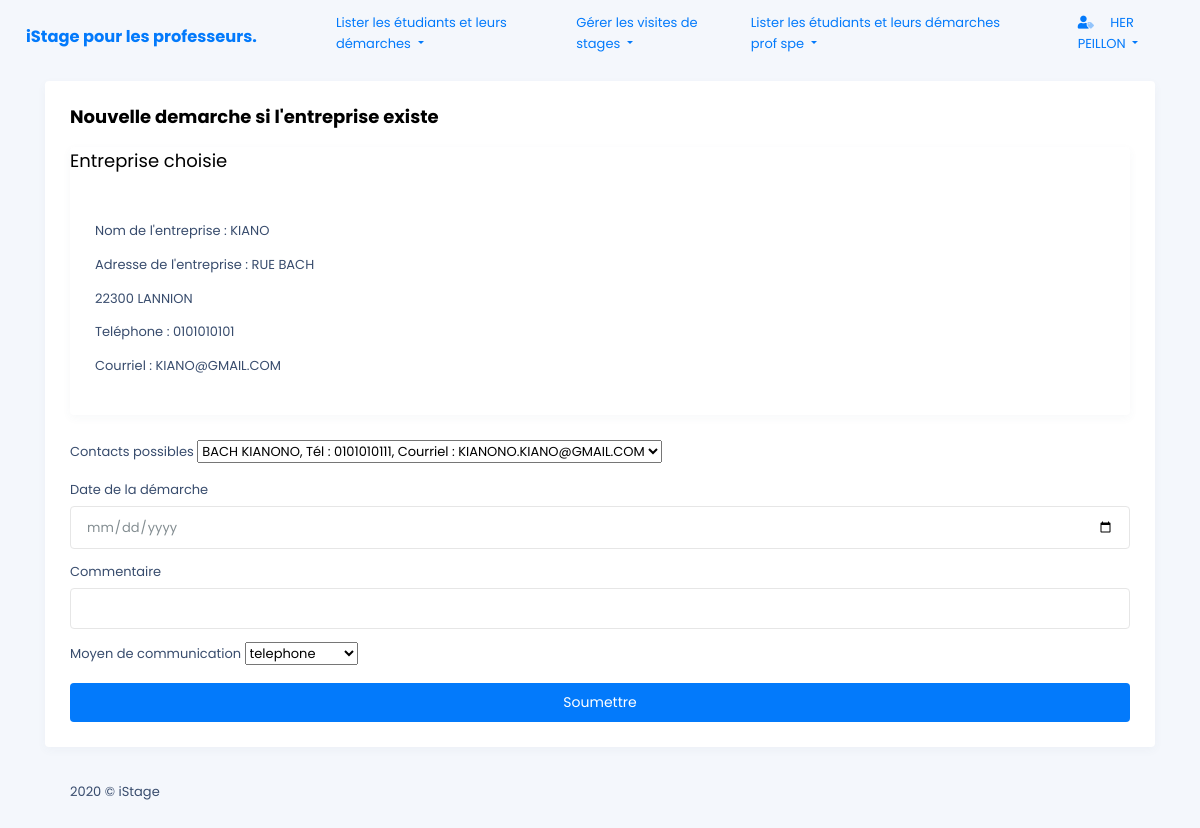
The app's page /front_end/creer_demarche.php?id=1 (signed in) with its own data.
### tables this page shows
CREATE TABLE IF NOT EXISTS ENTREPRISE
 (
   ID_ENTREPRISE SMALLINT AUTO_INCREMENT ,
   NOM_ENTREPRISE CHAR(32) NOT NULL  ,
   ADRESSE_ENTREPRISE CHAR(255) NOT NULL  ,
   CP_ENTREPRISE CHAR(5) NOT NULL  ,
   VILLE_ENTREPRISE CHAR(32) NOT NULL  ,
   TEL_ENTREPRISE CHAR(10) NOT NULL  ,
   EMAIL_ENTREPRISE CHAR(32) NOT NULL  ,
   REFUS_ANNEESIO1 BOOLEAN NOT NULL  ,
   REFUS_ANNEE_SIO2 BOOLEAN NOT NULL  
   , PRIMARY KEY (ID_ENTREPRISE) 
 );

### back_end/recherche_entreprise.php (called while the page is built)
<?php
$id= $_GET['id'];
$stmt = $db->prepare(
    "SELECT  NOM_ENTREPRISE,ADRESSE_ENTREPRISE, CP_ENTREPRISE,
       VILLE_ENTREPRISE,TEL_ENTREPRISE,EMAIL_ENTREPRISE,REFUS_ANNEESIO1
       FROM entreprise
       WHERE ENTREPRISE.ID_ENTREPRISE=:id;"
);
$stmt->bindValue(':id', $id, PDO::PARAM_INT);
$stmt->execute();
$entreprise = $stmt->fetch(PDO::FETCH_BOTH);
$stmt = $db->prepare(
    "SELECT  ID_SALARIE,NOM_SALARIE,PRENOM_SALARIE,TEL_SALARIE,EMAIL_SALARIE
      FROM salarie INNER JOIN entreprise
          ON SALARIE.ID_ENTREPRISE=ENTREPRISE.ID_ENTREPRISE
      WHERE ENTREPRISE.ID_ENTREPRISE=:id;"
);
$stmt->bindValue(':id', $id, PDO::PARAM_INT);
$stmt->execute();
$contacts = $stmt->fetchAll(PDO::FETCH_BOTH);
$stmt = $db->prepare("SELECT  ID_MOYEN,LIBELLE_MOYEN  FROM moyencom;");
$stmt->execute();
$moyens = $stmt->fetchAll(PDO::FETCH_BOTH);
?>

### front_end/creer_demarche.php (the view, shortened to what this page needs)
<!DOCTYPE html>
<html lang="en">
<?php
    include_once '../includes/header.php';
    include_once '../back_end/recherche_entreprise.php';
?>
<body>
<?php
    include_once '../includes/barnav.php';
?>
    <div class="lime-container">
        <div class="lime-body">
            <div class="container">
                <div class="row">
                    <div class="col-md-12">
                        <div class="card">
                            <div class="card-body">
                                <h5 class="card-title">Nouvelle demarche si l'entreprise existe</h5>
                                <div class="card">
                                  <p class="card-title">Entreprise choisie</p>
                                    <div class="card-body">
                                    <p class="card-text">Nom de l'entreprise : <?php echo $entreprise['NOM_ENTREPRISE'];?></p>
                                    <p class="card-text">Adresse de l'entreprise : <?php echo $entreprise['ADRESSE_ENTREPRISE'];?></p>
                                    <p class="card-text"><?php echo $entreprise['CP_ENTREPRISE'].' '.$entreprise['VILLE_ENTREPRISE'];?></p>
                                    <p class="card-text">Teléphone : <?php echo $entreprise['TEL_ENTREPRISE'];?></p>
                                    <p class="card-text"> Courriel : <?php echo $entreprise['EMAIL_ENTREPRISE'];?></p>
                                    </div>
                                </div>
                                <form method="POST" id="creer_demarche" name="creer_demarche" class="mt-4">
                                    <div class="form-group">
                                        <label for="contact">Contacts possibles  </label>
                                        <select   name="id_contact" id="id_contact"  required  >
                                        <?php foreach ($contacts as $contact) { ?>
                                             <option value="<?php echo $contact['ID_SALARIE']?>"><?php echo $contact['PRENOM_SALARIE'].' '.$contact['NOM_SALARIE'].', Tél :  '.$contact['TEL_SALARIE'].', Courriel :  '.$contact['EMAIL_SALARIE'] ?></option>
                                           <?php } ?>
                                        </select>
                                    </div>
                                    <div class="form-group">
                                        <label for="date">Date de la démarche</label>
                                        <input type="date" class="form-control " id="date_dem"  name="date_dem"  required >
                                    </div>
                                    <div class="form-group">
                                        <label for="comment">Commentaire </label>
                                        <input type="text" class="form-control " id="comment"  name="comment"  required>
                                    </div>
                                    <div class="form-group">
                                        <label for="moyen">Moyen de communication</label>
                                        <select   name="id_moyen" id="moyen_com" required>
                                           <?php foreach ($moyens as $moyen) { ?>
                                             <option value="<?php echo $moyen['ID_MOYEN']?>"><?php echo $moyen['LIBELLE_MOYEN']?></option>
                                           <?php } ?>
                                        </select>
                                    </div>
                                    <div class="mt-3">
                                        <button type="submit" name="creer_demarche" id="creer_demarche"
                                            class="btn btn-block btn-primary btn-lg">Soumettre</button>
                                    </div>
                                </form>
                            </div>
                        </div>
                    </div>
                </div>
            </div>
        </div>
        <div class="lime-footer">
            <div class="container">
                <div class="row">
                    <div class="col-md-12">
                        <span class="footer-text">2020 © iStage</span>
                    </div>
                </div>
            </div>
        </div>
    </div>
</body>
</html>

### assets/css/custom.css (style rules this page uses)
body { font-size: 1rem; font-family: Roboto, sans-serif; font-weight: initial; line-height: normal; -webkit-font-smoothing: antialiased }
.h1, .h2, .h3, .h4, .h5, .h6, h1, h2, h3, h4, h5, h6 { font-weight: 700 }
label { line-height: 1.3rem }
.h5, h5 { font-size: 1rem }
body, html { overflow-x: hidden; padding-right: 0 !important }
* { box-sizing: border-box }

### records on screen
entreprise: NOM_ENTREPRISE "KIANO", ADRESSE_ENTREPRISE "RUE BACH", CP_ENTREPRISE "22300", VILLE_ENTREPRISE "LANNION", TEL_ENTREPRISE "0101010101", EMAIL_ENTREPRISE "KIANO@GMAIL.COM"

### other values on screen
$_SESSION['prenom'] "HER"
$_SESSION['nom'] "PEILLON"
form field id_contact "BACH KIANONO, Tél : 0101010111, Courriel : KIANONO.KIANO@GMAIL.COM"
form field id_moyen "telephone"
